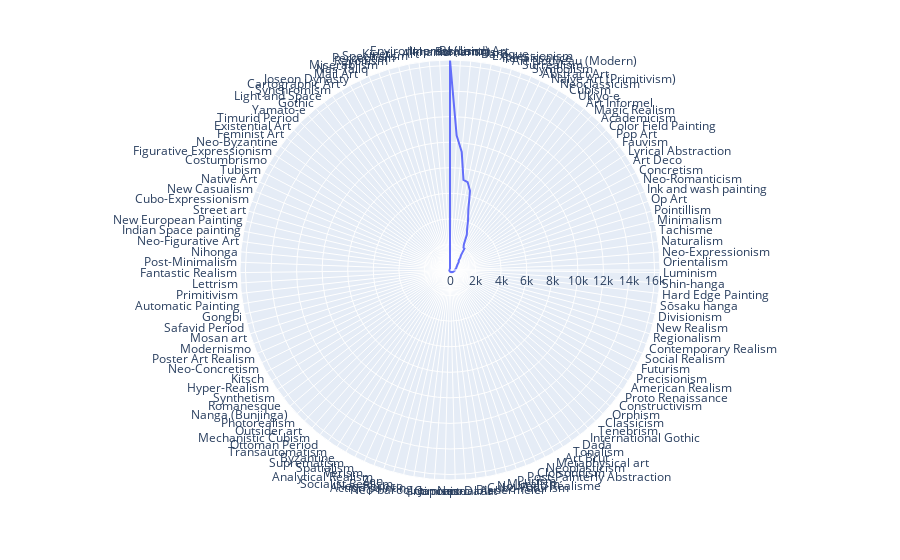

This figure's notebook cell:
### Code cell
#Shows how skewed the styles are
import plotly.express as px
import pandas as pd
plt.figure(figsize=(50,50))
df = pd.DataFrame(dict(
    r=data['style'].value_counts().values,
    theta=list(data['style'].value_counts().index)))
fig = px.line_polar(df, r='r', theta='theta', line_close=True)
fig.show()

### Figure 1 — Plotly figure (JSON) as saved in the notebook; plotly's stock layout.template omitted (floating-point values rounded to 4 significant figures)
{"data": [{"hovertemplate": "r=%{r}<br>theta=%{theta}<extra></extra>", "legendgroup": "", "line": {"color": "#636efa", "dash": "solid"}, "mode": "lines", "name": "", "r": [16428, 10525, 9285, 7133, 7013, 6387, 4899, 4167, 3476, 3053, 2295, 2038, 2021, 1426, 1267, 1002, 972, 910, 791, 731, 670, 644, 581, 566, 545, 528, 501, 460, 436, 435, 420, 392, 385, 380, 372, 369, 338, 329, 321, 309, 305, 291, 284, 277, 273, 268, 248, 223, 221, 215, 205, 202, 198, 192, 173, 172, 169, 159, 149, 142, 137, 132, 131, 124, 118, 109, 105, 98, 97, 95, 94, 89, 84, 83, 80, 77, 74, 72, 69, 68, 61, 58, 55, 49, 49, 47, 44, 43, 43, 39, 39, 38, 37, 36, 33, 31, 31, 29, 27, 25, 25, 23, 22, 22, 21, 21, 19, 19, 18, 18, 17, 17, 12, 12, 11, 10, 10, 10, 10, 9, 8, 6, 6, 5, 3, 2, 1, 16428], "showlegend": false, "subplot": "polar", "theta": ["Impressionism", "Realism", "Romanticism", "Baroque", "Expressionism", "Renaissance", "Art Nouveau (Modern)", "Surrealism", "Symbolism", "Abstract Art", "Naïve Art (Primitivism)", "Neoclassicism", "Cubism", "Ukiyo-e", "Art Informel", "Magic Realism", "Academicism", "Color Field Painting", "Pop Art", "Fauvism", "Lyrical Abstraction", "Art Deco", "Concretism", "Neo-Romanticism", "Ink and wash painting", "Op Art", "Pointillism", "Minimalism", "Tachisme", "Naturalism", "Neo-Expressionism", "Orientalism", "Luminism", "Shin-hanga", "Hard Edge Painting", "Sōsaku hanga", "Divisionism", "New Realism", "Regionalism", "Contemporary Realism", "Social Realism", "Futurism", "Precisionism", "American Realism", "Proto Renaissance", "Constructivism", "Orphism", "Classicism", "Tenebrism", "International Gothic", "Dada", "Tonalism", "Art Brut", "Metaphysical art", "Neoplasticism", "Cloisonnism", "Post-Painterly Abstraction", "Purism", "Muralism", "Nouveau Réalisme", "Cubo-Futurism", "Biedermeier", "Neo-Dada", "Conceptual Art", "Japonism", "Intimism", "Neo-baroque", "Action painting", "Neo-Rococo", "Socialist Realism", "Zen", "Analytical Realism", "Verism", "Spatialism", "Suprematism", "Byzantine", "Transautomatism", "Ottoman Period", "Mechanistic Cubism", "Outsider art", "Photorealism", "Nanga (Bunjinga)", "Romanesque", "Synthetism", "Hyper-Realism", "Kitsch", "Neo-Concretism", "Poster Art Realism", "Modernismo", "Mosan art", "Safavid Period", "Gongbi", "Automatic Painting", "Primitivism", "Lettrism", "Fantastic Realism", "Post-Minimalism", "Nihonga", "Neo-Figurative Art", "Indian Space painting", "New European Painting", "Street art", "Cubo-Expressionism", "New Casualism", "Native Art", "Tubism", "Costumbrismo", "Figurative Expressionism", "Neo-Byzantine", "Feminist Art", "Existential Art", "Timurid Period", "Yamato-e", "Gothic", "Light and Space", "Synchromism", "Cartographic Art", "Joseon Dynasty", "Mail Art", "Nas-Taliq", "Miserablism", "Rayonism", "Perceptism ", "Spectralism", "Kinetic Art", "Ilkhanid", "Environmental (Land) Art", "Impressionism"], "type": "scatterpolar"}], "layout": {"legend": {"tracegroupgap": 0}, "margin": {"t": 60}, "polar": {"angularaxis": {"direction": "clockwise", "rotation": 90}, "domain": {"x": [0, 1], "y": [0, 1]}}}}
